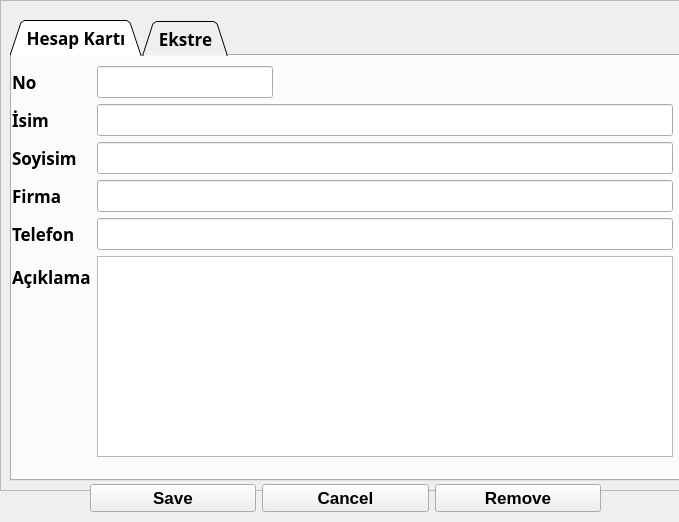
<?xml version="1.0" encoding="UTF-8"?>
<ui version="4.0">
 <class>Form1</class>
 <widget class="QWidget" name="Form1">
  <property name="geometry">
   <rect>
    <x>0</x>
    <y>0</y>
    <width>679</width>
    <height>522</height>
   </rect>
  </property>
  <property name="sizePolicy">
   <sizepolicy hsizetype="MinimumExpanding" vsizetype="Fixed">
    <horstretch>0</horstretch>
    <verstretch>0</verstretch>
   </sizepolicy>
  </property>
  <property name="windowTitle">
   <string>Form</string>
  </property>
  <widget class="QFrame" name="frame">
   <property name="geometry">
    <rect>
     <x>0</x>
     <y>0</y>
     <width>681</width>
     <height>491</height>
    </rect>
   </property>
   <property name="frameShape">
    <enum>QFrame::StyledPanel</enum>
   </property>
   <property name="frameShadow">
    <enum>QFrame::Sunken</enum>
   </property>
   <property name="lineWidth">
    <number>4</number>
   </property>
   <property name="midLineWidth">
    <number>1</number>
   </property>
   <widget class="QTabWidget" name="tabWidget">
    <property name="geometry">
     <rect>
      <x>10</x>
      <y>20</y>
      <width>671</width>
      <height>461</height>
     </rect>
    </property>
    <property name="font">
     <font>
      <family>Sans Serif</family>
      <pointsize>13</pointsize>
      <weight>75</weight>
      <bold>true</bold>
     </font>
    </property>
    <property name="tabPosition">
     <enum>QTabWidget::North</enum>
    </property>
    <property name="tabShape">
     <enum>QTabWidget::Triangular</enum>
    </property>
    <property name="currentIndex">
     <number>0</number>
    </property>
    <property name="elideMode">
     <enum>Qt::ElideNone</enum>
    </property>
    <widget class="QWidget" name="Tab1">
     <property name="accessibleDescription">
      <string/>
     </property>
     <property name="layoutDirection">
      <enum>Qt::LeftToRight</enum>
     </property>
     <attribute name="title">
      <string> Hesap Kartı </string>
     </attribute>
     <widget class="QWidget" name="formLayoutWidget">
      <property name="geometry">
       <rect>
        <x>0</x>
        <y>10</y>
        <width>661</width>
        <height>391</height>
       </rect>
      </property>
      <layout class="QFormLayout" name="formLayout">
       <property name="fieldGrowthPolicy">
        <enum>QFormLayout::AllNonFixedFieldsGrow</enum>
       </property>
       <item row="1" column="0">
        <widget class="QLabel" name="label">
         <property name="sizePolicy">
          <sizepolicy hsizetype="Fixed" vsizetype="Preferred">
           <horstretch>0</horstretch>
           <verstretch>0</verstretch>
          </sizepolicy>
         </property>
         <property name="text">
          <string>No</string>
         </property>
        </widget>
       </item>
       <item row="1" column="1">
        <widget class="QLineEdit" name="lineEdit">
         <property name="sizePolicy">
          <sizepolicy hsizetype="Fixed" vsizetype="Fixed">
           <horstretch>0</horstretch>
           <verstretch>0</verstretch>
          </sizepolicy>
         </property>
        </widget>
       </item>
       <item row="2" column="0">
        <widget class="QLabel" name="label_2">
         <property name="text">
          <string>İsim</string>
         </property>
        </widget>
       </item>
       <item row="2" column="1">
        <widget class="QLineEdit" name="lineEdit_2"/>
       </item>
       <item row="3" column="0">
        <widget class="QLabel" name="label_3">
         <property name="text">
          <string>Soyisim</string>
         </property>
        </widget>
       </item>
       <item row="3" column="1">
        <widget class="QLineEdit" name="lineEdit_3"/>
       </item>
       <item row="4" column="0">
        <widget class="QLabel" name="label_4">
         <property name="text">
          <string>Firma</string>
         </property>
        </widget>
       </item>
       <item row="4" column="1">
        <widget class="QLineEdit" name="lineEdit_4"/>
       </item>
       <item row="5" column="0">
        <widget class="QLabel" name="label_5">
         <property name="text">
          <string>Telefon</string>
         </property>
        </widget>
       </item>
       <item row="5" column="1">
        <widget class="QLineEdit" name="lineEdit_5">
         <property name="sizePolicy">
          <sizepolicy hsizetype="Minimum" vsizetype="Minimum">
           <horstretch>0</horstretch>
           <verstretch>0</verstretch>
          </sizepolicy>
         </property>
        </widget>
       </item>
       <item row="6" column="0">
        <widget class="QLabel" name="label_6">
         <property name="text">
          <string>Açıklama</string>
         </property>
        </widget>
       </item>
       <item row="6" column="1">
        <widget class="QTextEdit" name="textEdit">
         <property name="font">
          <font>
           <family>Sans Serif</family>
           <pointsize>12</pointsize>
           <weight>75</weight>
           <bold>true</bold>
          </font>
         </property>
        </widget>
       </item>
      </layout>
     </widget>
    </widget>
    <widget class="QWidget" name="tab_2">
     <attribute name="title">
      <string> Ekstre </string>
     </attribute>
     <widget class="QTableWidget" name="tableWidget">
      <property name="geometry">
       <rect>
        <x>0</x>
        <y>0</y>
        <width>661</width>
        <height>421</height>
       </rect>
      </property>
      <row>
       <property name="text">
        <string>1</string>
       </property>
      </row>
      <column>
       <property name="text">
        <string>Number</string>
       </property>
      </column>
      <column>
       <property name="text">
        <string>Date</string>
       </property>
      </column>
      <column>
       <property name="text">
        <string>Name</string>
       </property>
      </column>
      <column>
       <property name="text">
        <string>Surname</string>
       </property>
      </column>
      <column>
       <property name="text">
        <string>Company</string>
       </property>
      </column>
     </widget>
    </widget>
   </widget>
  </widget>
  <widget class="QWidget" name="">
   <property name="geometry">
    <rect>
     <x>90</x>
     <y>480</y>
     <width>511</width>
     <height>36</height>
    </rect>
   </property>
   <layout class="QHBoxLayout" name="horizontalLayout">
    <item>
     <widget class="QPushButton" name="pushButton">
      <property name="font">
       <font>
        <pointsize>13</pointsize>
        <weight>75</weight>
        <bold>true</bold>
       </font>
      </property>
      <property name="text">
       <string>Save</string>
      </property>
      <property name="flat">
       <bool>false</bool>
      </property>
     </widget>
    </item>
    <item>
     <widget class="QPushButton" name="pushButton_2">
      <property name="font">
       <font>
        <pointsize>13</pointsize>
        <weight>75</weight>
        <bold>true</bold>
       </font>
      </property>
      <property name="text">
       <string>Cancel</string>
      </property>
     </widget>
    </item>
    <item>
     <widget class="QPushButton" name="pushButton_3">
      <property name="font">
       <font>
        <pointsize>13</pointsize>
        <weight>75</weight>
        <bold>true</bold>
       </font>
      </property>
      <property name="text">
       <string>Remove</string>
      </property>
     </widget>
    </item>
   </layout>
  </widget>
 </widget>
 <resources/>
 <connections/>
</ui>
